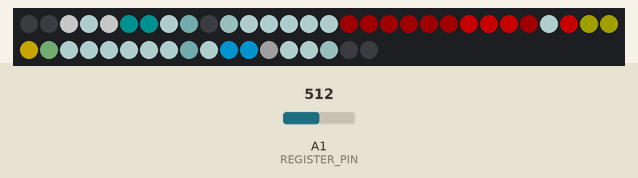
This sketch was run on a simulated Arduino Uno, built with avr-gcc and run on an emulated ATmega328P. Shown: 48 RGB LEDs in strip order, left to right, continuing on the next row. The test bench sets the inputs (shaded band); at power-on: A1 (REGISTER_PIN) = 512. Dim RGB values are drawn brighter than linear.

Above: at 1.2 s.
1.3 s: A1 (REGISTER_PIN) set to 716
At 4.0 s:
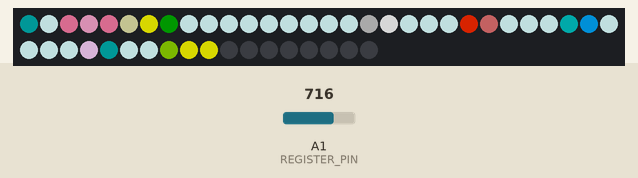
4.3 s: A1 (REGISTER_PIN) set to 511
At 6.8 s:
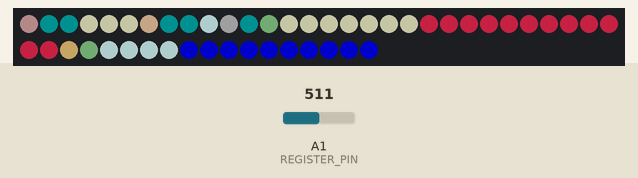
7.3 s: A1 (REGISTER_PIN) set to 306
At 10.0 s:
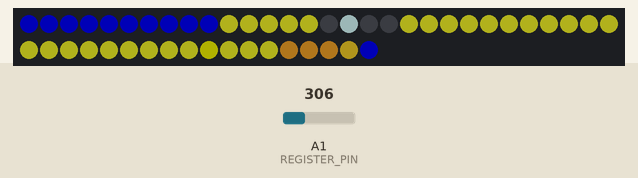
10.3 s: A1 (REGISTER_PIN) set to 122
At 12.7 s:
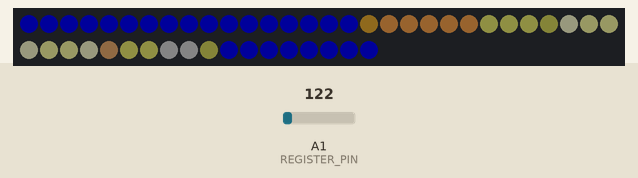
13.3 s: A1 (REGISTER_PIN) set to 0
At 14.5 s:
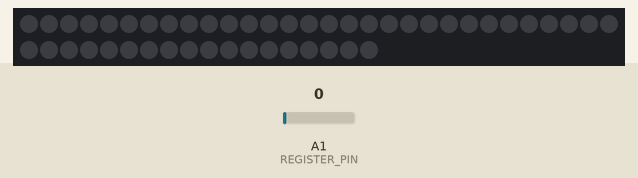
14.8 s: A1 (REGISTER_PIN) set to 1023
At 14.9 s:
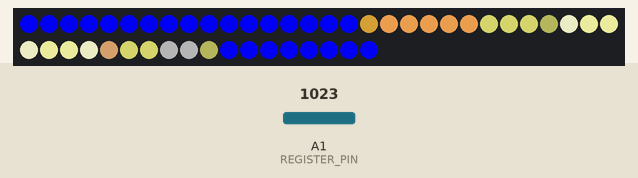
Timing chart, 0 to 17.5 s (numbered marks = the images above; inputs shaded):
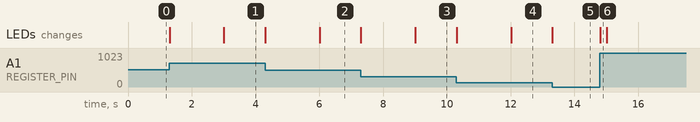

Measured:
- after the input at 1.3 s, the LEDs: first change at once (image 1 shows a later state)
- after the input at 4.3 s, the LEDs: first change at once (image 2 shows a later state)
- after the input at 7.3 s, the LEDs: first change at once (image 3 shows a later state)
- after the input at 10.3 s, the LEDs: first change at once (image 4 shows a later state)
- after the input at 13.3 s, the LEDs: change at once (image 5)
- after the input at 14.8 s, the LEDs: change at once (image 6)

The sketch:

new_stick.ino
```cpp
// MPU9250とArduinoのつなぎ方
// https://ryusakura.wordpress.com/2017/05/24/

// Arduino 日本語リファレンス
// http://www.musashinodenpa.com/arduino/ref/index.php

// Arduinoに接続したNeoPixelの色と明るさをシリアル通信で制御する
// https://qiita.com/yuji_miyano/items/ad92ae41ac2d97ab0171

#include <Adafruit_NeoPixel.h>
#include <SPI.h>
#ifdef __AVR__
#include <avr/power.h>
#endif
#include "image.h"

// MPU9250レジスタ定義
#define REG_ACCEL_XOUT_H 0x3B
#define REG_ACCEL_XOUT_L 0x3C
#define REG_ACCEL_YOUT_H 0x3D
#define REG_ACCEL_YOUT_L 0x3E
#define REG_ACCEL_ZOUT_H 0x3F
#define REG_ACCEL_ZOUT_L 0x40
#define REG_TEMP_OUT_H 0x41
#define REG_TEMP_OUT_L 0x42
#define REG_GYRO_XOUT_H 0x43
#define REG_GYRO_XOUT_L 0x44
#define REG_GYRO_YOUT_H 0x45
#define REG_GYRO_YOUT_L 0x46
#define REG_GYRO_ZOUT_H 0x47
#define REG_GYRO_ZOUT_L 0x48
#define REG_WHO_AM_I 0x75

// デジタルピンアサイン
#define LED_PIN 6
#define CS 10
// #define MOSI 11
// #define MISO 12
// #define CLK 13

// アナログピンアサイン
#define PHOTO_PIN 0     // 665 - 723
#define REGISTER_PIN 1  // 0 - 724

Adafruit_NeoPixel pixels(IMG_HEIGHT, LED_PIN, NEO_GRB + NEO_KHZ800);

void setup() {
  Serial.begin(115200);
  SPI.begin();
  SPI.setClockDivider(SPI_CLOCK_DIV16);  // 1MHz
  SPI.setBitOrder(MSBFIRST);
  SPI.setDataMode(SPI_MODE0);
  pinMode(CS, OUTPUT);
  pixels.begin();
}

void loop() {
  pixels.setBrightness(analogRead(REGISTER_PIN) / 4);
  char d[1] = {0};
  readSpi(REG_ACCEL_XOUT_H, (uint8_t*)d, sizeof(d), CS);
  const image_t* image = currect_image();
  int line = ((int)d[0] + 0x80) * IMG_WIDTH / 0x100;
  if (0 <= line && line < IMG_HEIGHT) {
    draw_pixels(image, line);
    pixels.show();
  }
}

static void draw_pixels(const image_t* image, int line) {
  for (int i = 0; i < IMG_HEIGHT; ++i) {
    image_t c = pgm_read_byte(image + line * IMG_HEIGHT + i);
    uint8_t r = c & 0xC0;
    uint8_t g = (c & 0x38) << 2;
    uint8_t b = (c & 0x07) << 5;
    pixels.setPixelColor(i, r, g, b);
  }
}

static const image_t* currect_image() {
  static int nimg = 0;
  static unsigned long time = millis();
  if (3000 < millis() - time) {
    nimg = (nimg + 1) % COUNT_OF_IMAGES;
    time = millis();
  }
  return images[nimg];
}

static void readSpi(uint8_t reg, uint8_t* buf, int len, int cs) {
  digitalWrite(cs, LOW);
  SPI.transfer(reg | 0x80);
  for (int i = 0; i < len; ++i) buf[i] = SPI.transfer(0x00);
  digitalWrite(cs, HIGH);
}
```

Source omitted: image.h (206067 bytes)
